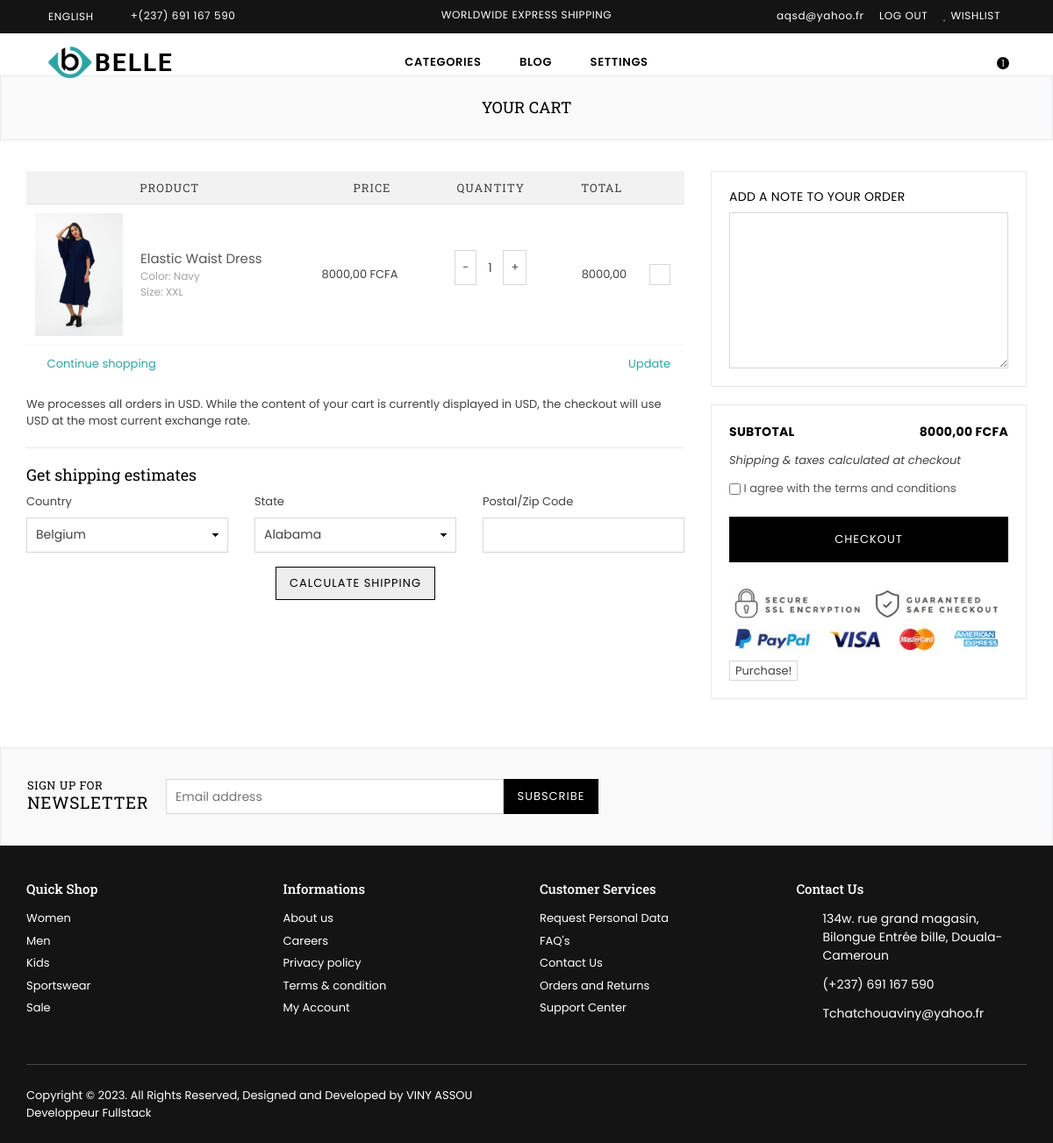
The page /cart/ (signed in) on the database its author committed.
### Ecommerce/models.py (models this page shows, shortened)
class Cart(models.Model):
    user = models.ForeignKey(User, on_delete=models.CASCADE)
    product = models.ForeignKey(Product, on_delete=models.CASCADE)
    quantity = models.IntegerField(default=1)
    @property
    def total_price(self):
        return self.quantity * self.product.price

class Product(models.Model):
    category = models.ForeignKey(Category, related_name='products',
                                 on_delete=models.CASCADE)
    name = models.CharField(max_length=200, db_index=True)
    slug = models.SlugField(max_length=200, db_index=True)
    image1 = models.ImageField(upload_to='products/', blank=True, null=True)
    image2 = models.ImageField(upload_to='products/', blank=True, null=True)
    description = models.TextField(blank=True)
    price = models.DecimalField(max_digits=10, decimal_places=2)
    priceReduction = models.DecimalField(max_digits=10, decimal_places=2)
    available = models.BooleanField(default=True)
    stock = models.PositiveIntegerField(default=0)
    size = models.CharField(max_length=20, blank=True, null=True)
    created = models.DateTimeField(auto_now_add=True)
    updated = models.DateTimeField(auto_now=True)
    class Meta:
        ordering = ('name',)
        index_together = (('id', 'slug'),)

### Ecommerce/views.py (the view)
# urls.py: path('cart/', views.CartListView.as_view(), name='cart_list'),
class CartListView(ListView):
    template_name = "order/cart.html"
    model = Cart
    context_object_name = 'carts'
    def get_queryset(self):
        return Cart.objects.filter(
            user=self.request.user
        )
    def get_context_data(self, *args, **kwargs):
        context = super().get_context_data(*args, **kwargs)
        carts = Cart.objects.filter(
            user=self.request.user
        )
        cart_total_price = 0
        for cart in carts:
            cart_total_price += cart.total_price
        context['cart_total_price'] = cart_total_price
        return context

### Ecommerce/context_processors.py (called while the page is built)
def totalitem(request):
    totalitem = 0
    carts = Cart.objects.filter(user=request.user.id)
    if request.user.is_authenticated:
            totalitem = len(Cart.objects.filter(user=request.user.id))
    return {'totalitem': totalitem}

### cart/context_processors.py (called while the page is built)
def cart(request):
    return {'cart': Cart(request)}

### Ecommerce/templates/order/cart.html (shortened to what this page needs)
{% extends "master.html" %}
{% load static %}
{% block content %}
{% include 'partials/header.html' %}
      <div id="page-content" class="mt-5">
    	<div class="page section-header text-center">
			<div class="page-title">
        		<div class="wrapper"><h1 class="page-width">Your cart</h1></div>
      		</div>
		</div>
        <div class="container">
        	<div class="row">
                <div class="col-12 col-sm-12 col-md-8 col-lg-8 main-col">
                		<table class="cart style2">
                            <thead class="cart__row cart__header">
                                <tr>
                                    <th colspan="2" class="text-center">Product</th>
                                    <th class="text-center">Price</th>
                                    <th class="text-center">Quantity</th>
                                    <th class="text-right">Total</th>
                                    <th class="action">&nbsp;</th>
                                </tr>
                            </thead>
                    		<tbody>
                                {% for item in carts %}
                                <tr class="cart__row border-bottom line1 cart-flex border-top">
                                    <td class="cart__image-wrapper cart-flex-item">
                                        <a href="#"><img class="cart__image" src="{{ item.product.image1.url }}" alt="Elastic Waist Dress - Navy / Small"></a>
                                    </td>
                                    <td class="cart__meta small--text-left cart-flex-item">
                                        <div class="list-view-item__title">
                                            <a href="#">{{ item.product.name }}</a>
                                        </div>
                                        <div class="cart__meta-text">
                                            Color: Navy<br>Size: {{ item.product.size }}<br>
                                        </div>
                                    </td>
                                    <td class="cart__price-wrapper cart-flex-item">
                                        <span class="money"> {{ item.product.price }} FCFA</span>
                                    </td>
                                    <td class="cart__update-wrapper cart-flex-item text-right">
                                        <div class="cart__qty text-center">
                                            <div class="qtyField">
                                                    <form action="{% url "Ecommerce:cart_quantity" item.id %}" method="post">
                                                        <div class="mb-3 d-flex">
                                                            <button type="submit" class="decrease px-2">-</button>
                                                            <input style="width: 30px;" name="quantity" type="text" value="{{ item.quantity }}" class="quantity text-center border-0" />
                                                            <button type="submit" class="increase px-2">+</button>
                                                        </div>
                                                </form>
                                            </div>
                                        </div>
                                    </td>
                                    <td class="text-right small--hide cart-price">
                                        <div><span class="money"> {{ item.total_price }} </span></div>
                                    </td>
                                    <td class="text-center small--hide">
                                        <form action="{% url "Ecommerce:delete_cart_item" item.id %}" method="post">
                                            <button class="bg-transparent" type="submit">
                                                <i class="fa fa-trash text-danger"></i>
                                            </button>
                                        </form>
                                    </td>
                                </tr>
                                 {% endfor %}
                            </tbody>
                    		<tfoot>
                                <tr>
                                    <td colspan="3" class="text-left"><a href="{% url 'Ecommerce:home' %}" class="btn--link cart-continue"><i class="icon icon-arrow-circle-left"></i> Continue shopping</a></td>
                                    <td colspan="3" class="text-right"><button type="submit" name="update" class="btn--link cart-update"><i class="fa fa-refresh"></i> Update</button></td>
                                </tr>
                            </tfoot>
                    </table>
                    <div class="currencymsg">We processes all orders in USD. While the content of your cart is currently displayed in USD, the checkout will use USD at the most current exchange rate.</div>
                    <hr>
					<div id="shipping-calculator" class="mb-4">
                    	<h5 class="small--text-center">Get shipping estimates</h5>
                        <div class="row">
                        	<div class="col-12 col-sm-12 col-md-4">
                            	<div class="form-group">
                                	<label for="address_country">Country</label>
                          			<select id="address_country" name="address[country]" data-default="United States"><option value="Belgium" data-provinces="[]">Belgium</option>
                                        <option value="Zimbabwe" data-provinces="[]">Zimbabwe</option></select>
                            	</div>
                            </div>
                            <div class="col-12 col-sm-12 col-md-4">
                            	<div class="form-group">
                                	<label>State</label>
                          			<select id="address_province" name="address[province]" data-default="">
                                      <option value="Alabama">Alabama</option>
                                    </select>
                            	</div>
                            </div>
                            <div class="col-12 col-sm-12 col-md-4">
                            	<div class="form-group">
                                	<label for="address_zip">Postal/Zip Code</label>
                          			<input type="text" id="address_zip" name="address[zip]">
                            	</div>
                            </div>
                            <div class="col-12 col-sm-12 col-md-12 actionRow text-center">
      							<div><input type="button" class="btn btn--secondary get-rates" value="Calculate shipping"></div>
  							</div>
                        </div>
                    </div>
                </div>
                <div class="col-12 col-sm-12 col-md-4 col-lg-4 cart__footer">
                	<div class="cart-note">
                    	<div class="solid-border">
							<h5><label for="CartSpecialInstructions" class="cart-note__label small--text-center">Add a note to your order</label></h5>
							<textarea name="note" id="CartSpecialInstructions" class="cart-note__input"></textarea>
						</div>
                    </div>
                    <div class="solid-border">
                      <div class="row">
                      	<span class="col-12 col-sm-6 cart__subtotal-title"><strong>Subtotal</strong></span>
                        <span class="col-12 col-sm-6 cart__subtotal-title cart__subtotal text-right"><span class="money"> {{ cart_total_price }} FCFA </span></span>
                      </div>
                      <div class="cart__shipping">Shipping &amp; taxes calculated at checkout</div>
                      <p class="cart_tearm">
                        <label>
                          <input type="checkbox" name="tearm" id="cartTearm" class="checkbox" value="tearm" required="">
                           I agree with the terms and conditions</label>
                      </p>
                      <a href="{% url 'Ecommerce:checkout' %}"> <button name="checkout" id="cartCheckout" class="btn btn--small-wide checkout">checkout</button></a>
                      <div class="paymnet-img"><img src="assets/images/payment-img.jpg" alt="Payment"></div>
                      <a href=""> <button class="button is-primary" id="submitBtn">Purchase!</button></a>
                    </div>
                </div>
            </div>
        </div>
    </div>
{% endblock %}

### Ecommerce/templates/partials/navbar.html (shortened to what this page needs)
{% load static %}
    <div class="top-header">
        <div class="container-fluid">
            <div class="row">
            	<div class="col-10 col-sm-8 col-md-5 col-lg-4">
                    <div class="language-dropdown">
                        <span class="language-dd">English</span>
                    </div>
                    <p class="phone-no"><i class="anm anm-phone-s"></i> +(237) 691 167 590</p>
                </div>
                <div class="col-sm-4 col-md-4 col-lg-4 d-none d-lg-none d-md-block d-lg-block">
                	<div class="text-center"><p class="top-header_middle-text"> Worldwide Express Shipping</p></div>
                </div>
                <div class="col-2 col-sm-4 col-md-3 col-lg-4 text-right">
                    <ul class="customer-links list-inline">
                        {% if user.is_authenticated %}
                        <li><a href="{% url 'accountss:profile' %}"><span class="text-lowercase mr-1">{{ user.email }}</span></a></li>
                        <li><a href="{% url 'accountss:logout' %}"><span class="mr-1">Log Out</span></a></li>
                        {% else %}
                        <li><a href="{% url 'accountss:login' %}"><span class="mr-1">Log In</span></a></li>
                        <li> <a href="{% url 'accountss:register' %}"><i class="fa fa-user mr-1" style="margin-top: -2px; margin-right: 1px;"></i>Create Account</a> </li>
                        {% endif %}
                        <li><a href="{% url 'Ecommerce:wishlist' %}"><i class="fa fa-heart mr-1" style="margin-top: -2px; margin-right: 1px;"></i>Wishlist</a></li>
                    </ul>
                </div>
            </div>
        </div>
    </div>

### rows shown on the page
Cart: product.image1 (picture), product.name "Elastic Waist Dress", product.size "XXL", product.price "8000,00", quantity "1", total_price "8000,00"

### other values the page prints
{{ user.email }} "aqsd@yahoo.fr"
{{ totalitem }} "1"
{{ cart_total_price }} "8000,00"
